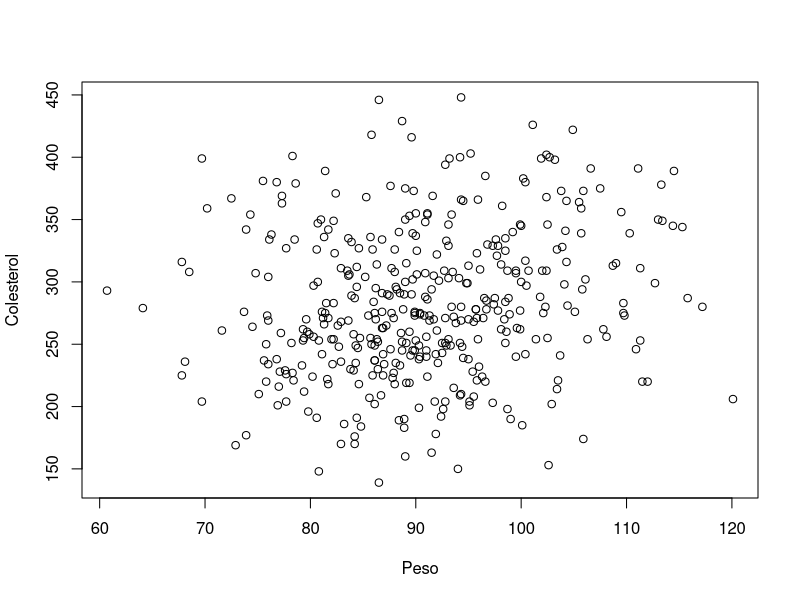

This figure's R source:
setwd("~/Documents/projects/UTFPR/probabilidade-e-estatistica-MA35B/aula3/tarefas/tarefa3")
dados <- read.csv(file="corn.csv", sep=";")
dados2 <- read.csv(file="laheart.csv", sep=";")
dados3 <- read.csv(file="cgd3.csv", sep=";")

# cor(dados$Producao, dados$Custo, method="pearson")
# cor(dados$Producao, dados$Custo, method="spearman")
# cor(dados$Producao, dados$Custo, method="kendall")

# plot(dados$Producao, dados$Custo, xlab="Producao", ylab = "Custo")

cor(dados3$Tempo, dados3$Idade, method="pearson")
cor(dados3$Tempo, dados3$Idade, method="spearman")
cor(dados3$Tempo, dados3$Idade, method="kendall")

plot(dados2$Peso, dados2$Colesterol, xlab="Peso", ylab = "Colesterol")